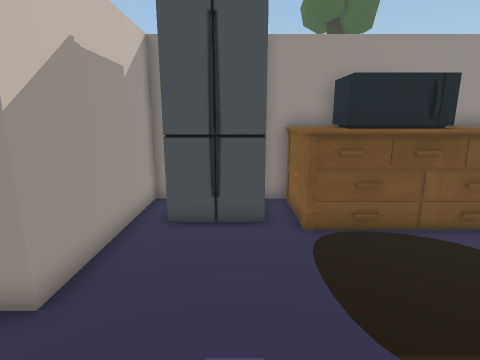
[1] (above)

12 first-person views from a walk through a Unity game level. The camera is 1.5 m above the floor, tilts 12° down and sees 80° across. Doors are open. The floor is counted in squares, 0.5 m on a side. Each view is taken from the middle of a square. On the plan, view 1 faces up. The plan holds only what a view shows up to about 20 squares ahead; the rest is blank. The place goes on beyond the plan. The player is left out. Some animated figures are left out. Some surface patterns are stand-ins.

[2]
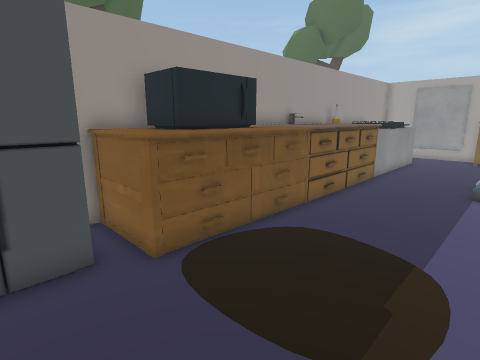

[3]
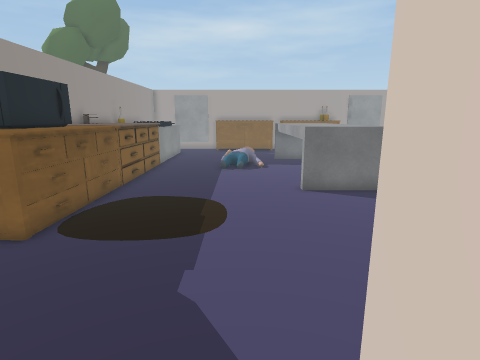

[4]
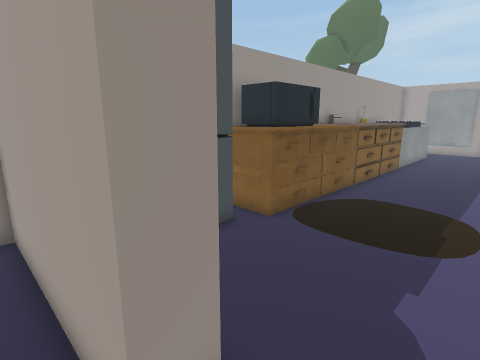

[5]
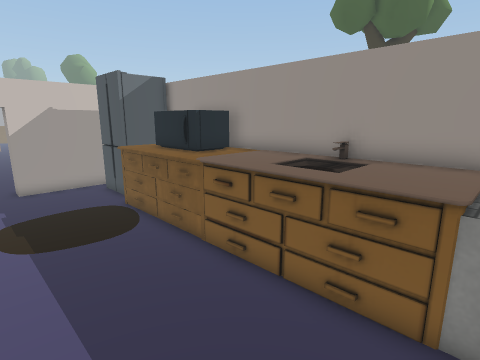

[6]
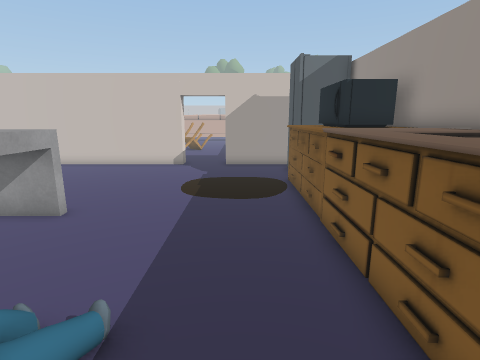

[7]
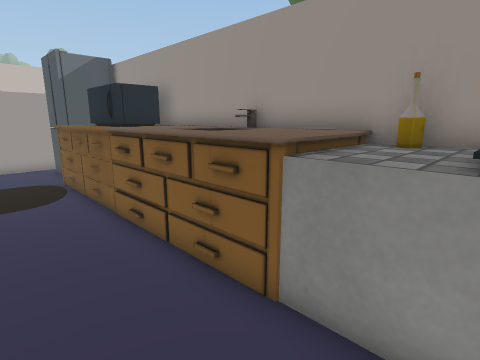

[8]
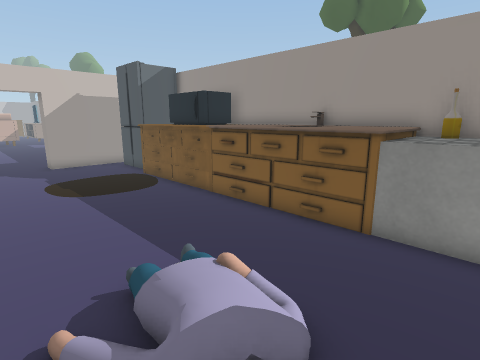

[9]
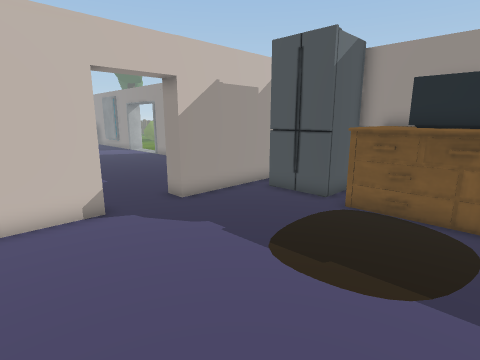

[10]
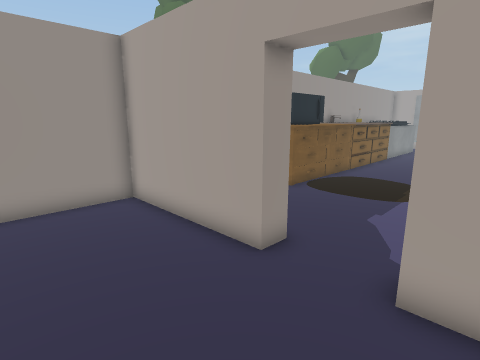

[11]
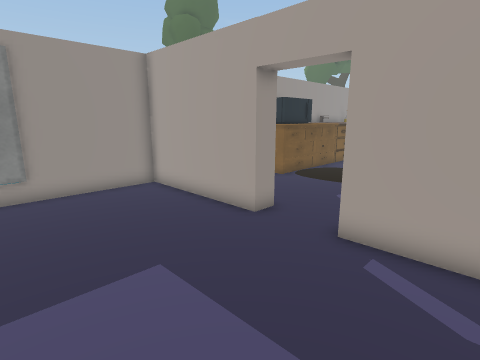

[12]
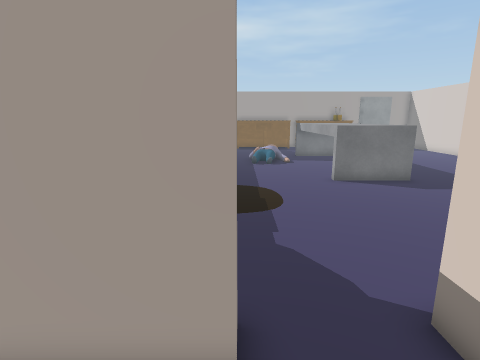

### Floor plan
Key: @ floor where view 1 was taken; # wall or solid block; . main floor; : floor 0.5 m higher than the main floor; / step, stairs or slope; D open door; = window, fence, low wall or low ledge; ^ raised ledge; T tree; M microwave; F fridge; O other object.
Columns run from 11 left of view 1 to 17 right of it. Each row starts with its distance up from view 1.
 23                    T
 22                   TT
 21
 20
 19
 18
 17
 16
 15
 14
 13
 12
 11  ########   #################
 10   .....##   #OM  MO OOOOOOO^O
  9  ......##   #OMMMMO OOOOOO^^O
  8 .......##F#FFOOMMMO OOOOOO^^O
  7 .......##....OOOOOOOOOOOOO ==
  6 .......##.....  .............
  5 .......##.....  .............
  4 .......DDD....  .............
  3 .......DDD..............///.
  2 .......DDD............../:/
  1  ......DDD..............//
  0   .....##..@............... .
 -1    ....##.........^^^^^^^^^
 -2 .   ...##.........^^ ^^ ^

Where each view was taken, in squares from view 1:
view 1: 0 up, 0 right, facing up
view 2: 2 up, 1 left, facing up-right
view 3: 2 up, 5 left, facing right
view 4: 2 up, 5 left, facing up-right
view 5: 2 up, 15 right, facing up-left
view 6: 5 up, 16 right, facing left
view 7: 4 up, 17 right, facing up-left
view 8: 0 up, 17 right, facing up-left
view 9: 2 down, 6 right, facing up-left
view 10: 0 up, 9 left, facing up-right
view 11: 2 down, 11 left, facing up-right
view 12: 4 up, 7 left, facing right
